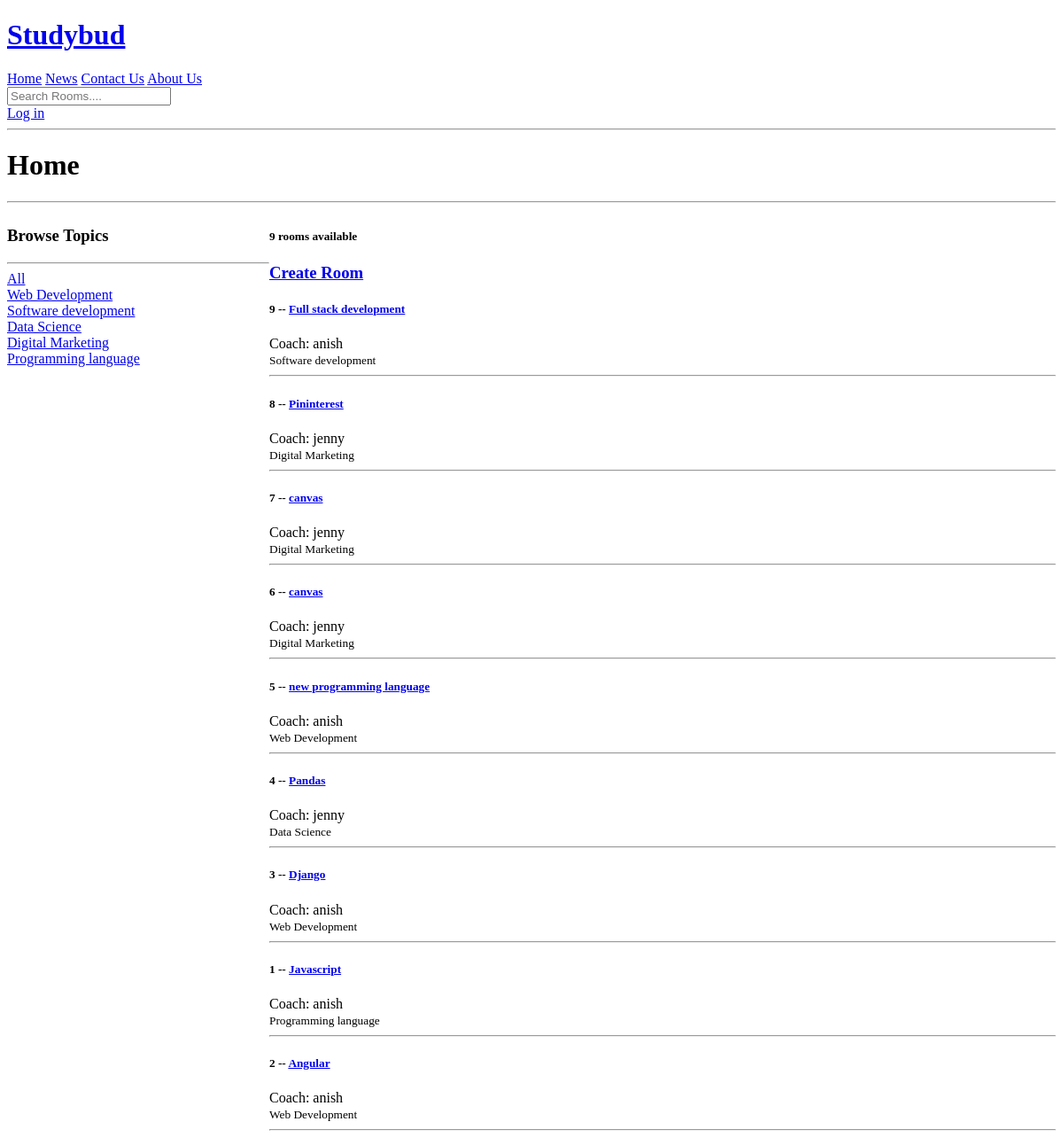
The app's page /, older data.
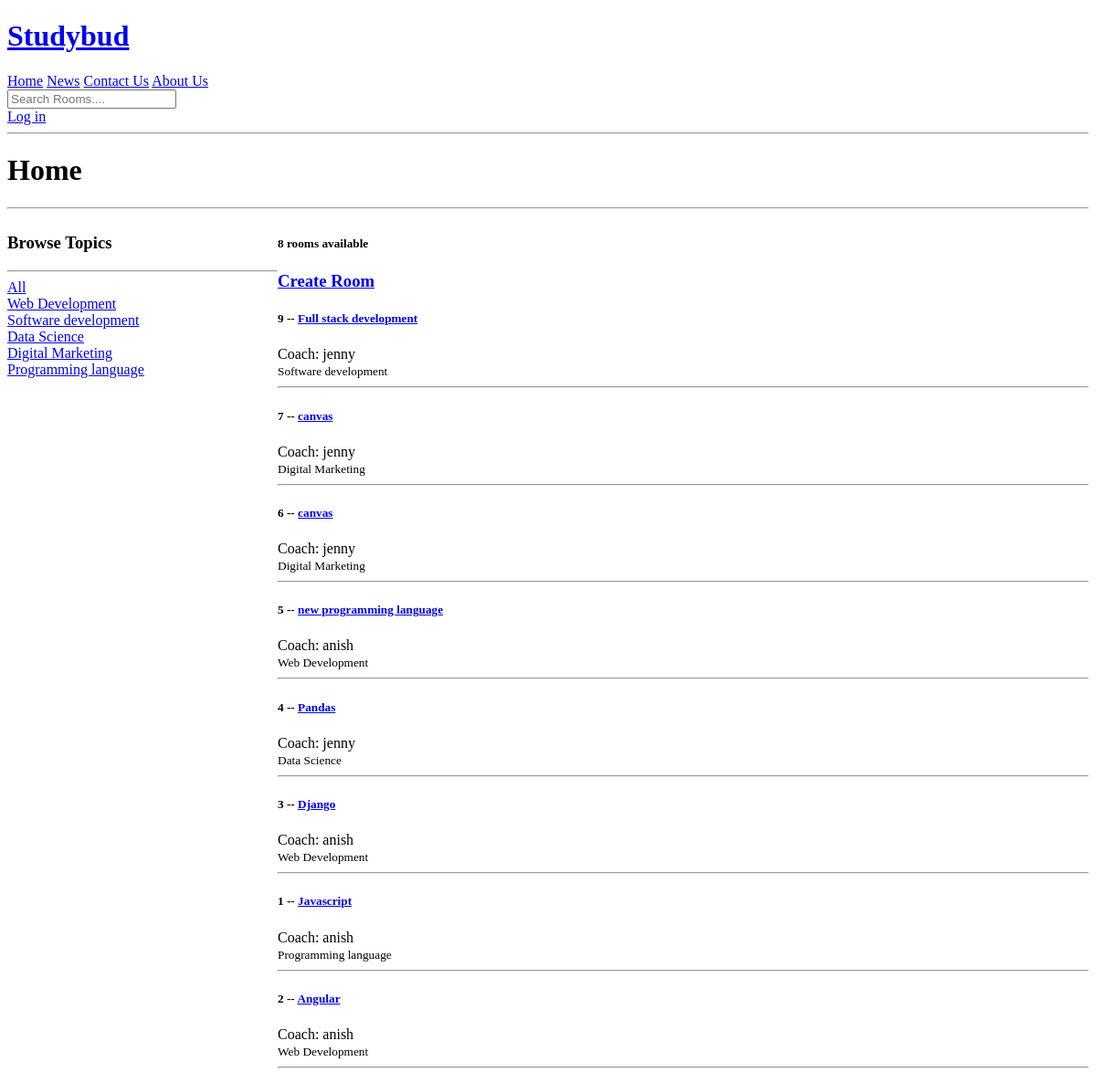
The same page, newer data.
### base/models.py (models this page shows, shortened)
class Topic (models.Model):
    name = models.CharField(max_length=200)

class Room(models.Model):
    host = models.ForeignKey(User, on_delete=models.SET_NULL, null=True)
    topic = models.ForeignKey(Topic, on_delete=models.SET_NULL, null=True)
    name = models.CharField(max_length=200)
    description = models.TextField(null = True, blank=True)
    updated = models.DateTimeField(auto_now=True)
    created = models.DateTimeField(auto_now_add=True)
    class Meta:
        ordering = ['-updated', '-created']

### base/views.py (the view)
# urls.py: path('',views.home , name='home'),
def home(request):
    q = request.GET.get('q') if request.GET.get('q') != None else ''
    rooms = Room.objects.filter(
        Q(topic__name__icontains=q) |
        Q(name__icontains=q) |
        Q(description__icontains=q)
    )
    topics = Topic.objects.all()
    room_count = rooms.count()
    context = {'rooms': rooms , 'topics' : topics, 'room_count': room_count }
    return render(request, 'base/home.html', context )

### base/templates/base/home.html (shortened to what this page needs)
{% extends 'main.html'%}
{% block content%}
<h1>Home</h1> <hr>
<div class="home-container">
    <div>
        <h3>Browse Topics</h3>
        <hr>
        <div>
            <a href="{% url 'home' %}">All</a>
        </div>
        {% for topic in topics %}
        <div>
            <a href="{% url 'home' %}?q={{topic.name}}">{{topic.name}}</a>
        </div>
        {% endfor %}
    </div>
    <div>
        <h5>{{room_count}} rooms available</h5>
        <a href="{% url 'create-room' %}"> <h3>Create Room</h3></a>
    <div>
        {% for room in rooms %}
        <div>
            <h5>{{room.id}} --  <a href="{% url 'room' room.id %}">{{room.name}}</a></h5>
            <span>Coach: {{room.host.username}}</span><br>
            <small>{{room.topic.name}}</small><br>
            <hr>
        </div>
        {% endfor %}
    </div>
    </div>
</div>
{% endblock content %}

Row changes from the older to the newer data that the page shows:
removed Room: id "8", name "Pininterest", host.username "jenny", topic.name "Digital Marketing"
changed Room "Full stack development": host.username "anish" → "jenny"
Text that changed along with them:
{{ room_count }}: "9" → "8"
